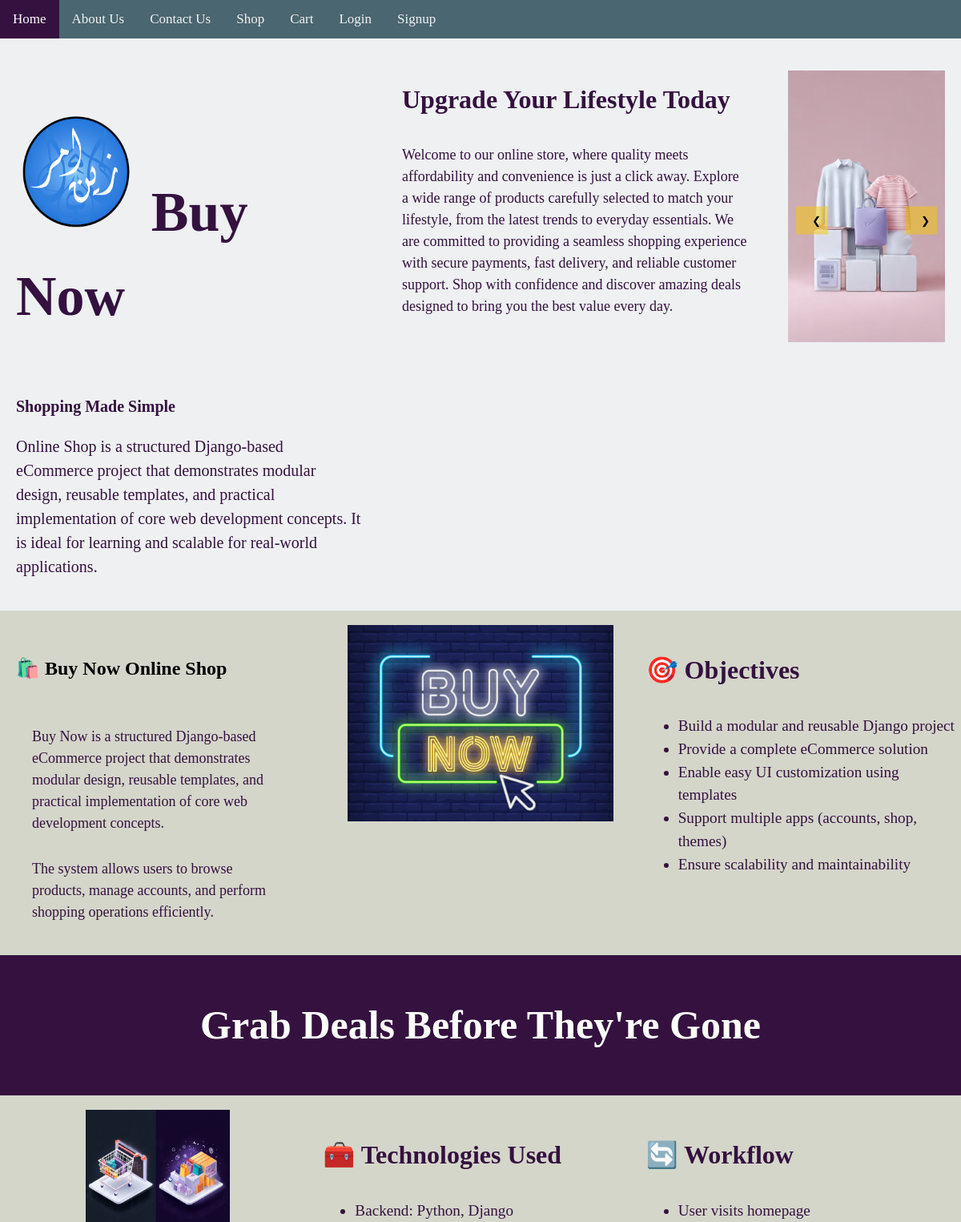
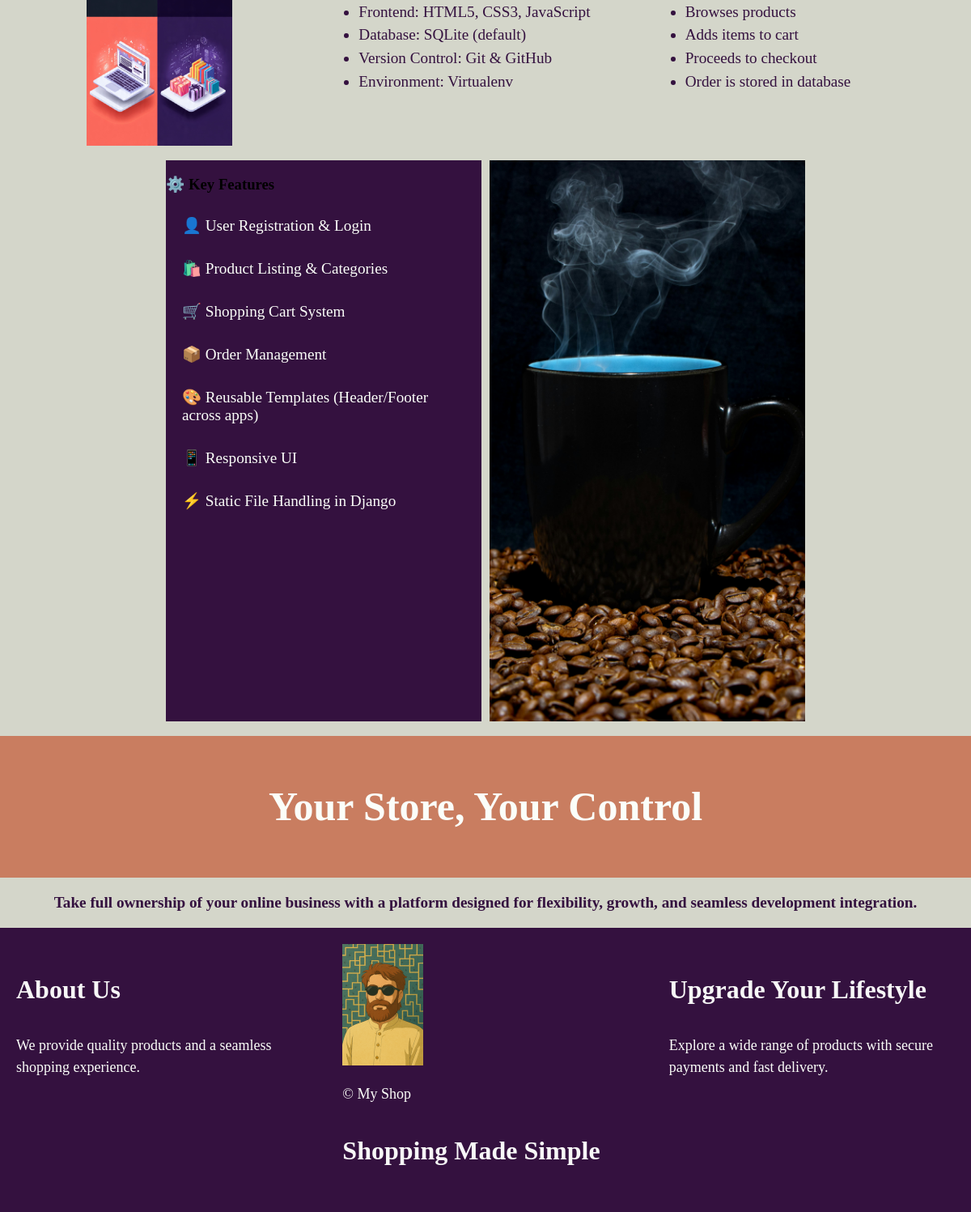
The page / on the database its author committed (2 pictures, top to bottom).
### themeOne/models.py (models this page shows, shortened)
class Page(models.Model):
    GRID_CHOICES = (
        ('col-1', '1 Column'),
        ('col-2', '2 Columns'),
        ('col-3', '3 Columns'),
        ('col-4', '4 Columns'),
    )
    title = models.CharField(max_length=200)
    slug = models.SlugField(unique=True)
    grid_layout = models.CharField(
        max_length=10,
        choices=GRID_CHOICES,
        default='2col'
    )
    content1 = models.TextField(blank=True)
    content2 = models.TextField(blank=True)
    content3 = models.TextField(blank=True)
    content4 = models.TextField(blank=True)
    content5 = models.TextField(blank=True)
    content6 = models.TextField(blank=True)
    content7 = models.TextField(blank=True)
    content8 = models.TextField(blank=True)
    image1 = models.ImageField(upload_to='pages/', blank=True, null=True)
    image2 = models.ImageField(upload_to='pages/', blank=True, null=True)
    image3 = models.ImageField(upload_to='pages/', blank=True, null=True)
    image4 = models.ImageField(upload_to='pages/', blank=True, null=True)
    content9 = models.TextField(blank=True)
    content10 = models.TextField(blank=True)
    content11 = models.TextField(blank=True)
    content12 = models.TextField(blank=True)
    content13 = models.TextField(blank=True)
    content14 = models.TextField(blank=True)
    content15 = models.TextField(blank=True)
    content16 = models.TextField(blank=True)
    content17 = models.TextField(blank=True)
    content18 = models.TextField(blank=True)
    content19 = models.TextField(blank=True)
    content20 = models.TextField(blank=True)
    content21 = models.TextField(blank=True)
    content22 = models.TextField(blank=True)
    content23 = models.TextField(blank=True)
    content24 = models.TextField(blank=True)
    content25 = models.TextField(blank=True)
    content26 = models.TextField(blank=True)
    content27 = models.TextField(blank=True)
    content28 = models.TextField(blank=True)
    content29 = models.TextField(blank=True)
    content30 = models.TextField(blank=True)
    content31 = models.TextField(blank=True)
    content32 = models.TextField(blank=True)
    GRID_CHOICES2 = (
        ('col-1', '1 Column'),
        ('col-2', '2 Columns'),
        ('col-3', '3 Columns'),
        ('col-4', '4 Columns'),
    )
    css_file = models.CharField(max_length=255, blank=True)
    created_at = models.DateTimeField(auto_now_add=True)

### themeOne/views.py (the view)
# urls.py: path('', views.page_detail, {'slug': 'home'}, name='home'),
def page_detail(request, slug):
    page = get_object_or_404(Page, slug=slug)  # is_published=True hata diya
    all_pages = Page.objects.all()  # ye theek hai
    return render(request, 'themeOne/home.html', {
        'page': page,
        'all_pages': all_pages,
    })

### themeOne/templates/themeOne/home.html (shortened to what this page needs)
{% extends "shop/base.html" %}
{% block content %}
{% load static %}
<br>
<head>
    {% load page_extras %}
    {% if page.css_file %}
        <link rel="stylesheet" href="{% static page.css_file %}">
    {% endif %}
</head>
<body>
<div class="row-9 content-grid  {{ page.grid_layout }}">
    <div class="grid-item text-1">
        <h2>  {% if page.content1 %}
        {{ page.content1 }} </h2>
       <br>
    <p class="para-2"> {% if page.content2 %}
    {{ page.content2 }}  </p>
    <p class="para-2">  {% if page.content3 %}
   {{ page.content3 }} </p>
    </div>
{% endif %}
    <div class="grid-item">
        {% if page.image1 %}
        <img src="{{ page.image1.url }}">
    {% endif %}
</div>
        <div class="grid-item">
            <h3 class="heading-3">  {{ page.content4 }}  </h3>
    <ul>
    <li>  {{ page.content5 }} </li>
    <li> {{ page.content6 }} </li>
    <li> {{ page.content7 }} </li>
    <li> {{ page.content8 }}</li>
    <li> {{ page.content9 }}</li>
    </ul>
        </div>
    </div>
<div class="row-1 content-grid  {{ page.grid_layout }}">
    <div class="grid-item bg-1">
        <h3 class="heading-6">  {{ page.content10 }}  </h3>
    </div>  </div>
<br>
    <div class="row-3 content-grid  {{ page.grid_layout }}">
        <div class="grid-item">
                {% if page.image2 %}
                <img src="{{ page.image4.url }}">
            {% endif %}
            </div>
            <div class="grid-item">
                <h3 class="heading-3">   {{ page.content11 }}   </h3>
                <ul>
                  <li> {{ page.content12 }} </li>
                  <li> {{ page.content13 }} </li>
                  <li> {{ page.content14 }}</li>
                  <li> {{ page.content15 }}</li>
                  <li> {{ page.content16 }}</li>
                 </ul>
            </div>
            <div class="grid-item">
                <h3 class="heading-3">   {{ page.content17 }}   </h3>
                <ul>
                  <li> {{ page.content18 }} </li>
                  <li> {{ page.content19 }} </li>
                  <li> {{ page.content20 }}</li>
                  <li> {{ page.content21 }}</li>
                  <li> {{ page.content22 }}</li>
                 </ul>
                    </div>
        </div>
    <div class="row-7 content-grid  {{ page.grid_layout }}">
        <div class="grid-item">  </div>
            <div class="grid-item bg-x1">
                <h3 class="heading-7">   {{ page.content23 }}   </h3>
                  <p class="text-2"> {{ page.content24 }} </p>
                  <p class="text-2"> {{ page.content25 }} </p>
                  <p class="text-2"> {{ page.content26 }} </p>
                  <p class="text-2"> {{ page.content27 }} </p>
                  <p class="text-2"> {{ page.content28 }} </p>
                  <p class="text-2"> {{ page.content29 }} </p>
                  <p class="text-2"> {{ page.content30 }} </p>
                    </div>
                    <div class="grid-item">
                        <div class="grid-item">
                            {% if page.image3 %}
                            <img src="{{ page.image3.url }}">
                        {% endif %}
                        </div>
                    </div>
                    <div class="grid-item">  </div>
        </div>
    <div class="row-1 content-grid  {{ page.grid_layout }}">
        <div class="grid-item bg-x3">
            <h3 class="heading-6">  {{ page.content31 }}  </h3>
        </div>  </div>
        <div class="row-1 content-grid  {{ page.grid_layout }}">
            <div class="grid-item">
                <h3 class="text-3">  {{ page.content32 }}  </h3>
            </div>  </div>
{% endif %}
        {% endif %}
{% endblock %}

### static/css/home.css (style rules this page uses)
body { background-color:#D4D6CA ; font-family: Georgia, 'Times New Roman', Times, serif; padding: 0px; margin: 0px; }
.bg-x1 { background-color:#34113F ; }
.bg-x3 { background-color: #C97D60; }
.content-grid { display: grid; gap: 10px; }
.row-1, .row-2, .row-3, .row-4 { display: grid; }
@media screen and (min-width: 768px) { .row-1 { grid-template-columns: 1fr; } }
@media screen and (min-width: 768px) { .row-3 { grid-template-columns: 1fr 1fr 1fr; } }
@media screen and (min-width: 768px) { .row-7 { grid-template-columns: 1fr 2fr 2fr 1fr; } }
@media screen and (min-width: 768px) { .row-9 { grid-template-columns: 1fr 1fr 1fr ; } }
.grid-item img { max-width: 100%; height: auto; display: block; margin: 0 auto; }
.bg-1 { background-color: #34113F; }
.heading-3 { color:#34113F; font-family: Georgia, 'Times New Roman', Times, serif; font-size: xx-large; line-height: 1.5; }
.heading-6 { color: #FBFEF9; font-family: Georgia, 'Times New Roman', Times, serif; font-size: 50px; line-height: 1.5; text-align: center; }
.para-2 { color:#34113F; font-family: Georgia, 'Times New Roman', Times, serif; font-size: large; line-height: 1.5; padding: 10px; margin: 10px; }
.text-1 { margin: 10px; padding: 10px; }
.text-2 { color: #FBFEF9; font-family: 'Times New Roman', Times, serif; font-size: larger; margin: 10px; padding: 10px; }
.text-3 { color: #34113F; font-family: 'Times New Roman', Times, serif; font-size: larger; text-align: center; margin: 10px; padding: 10px; }
li { font-family: 'Times New Roman', Times, serif; color: #34113F; font-size: larger; line-height: 1.5; padding: 0px; margin: 0px; }

### rows shown on the page
Page: content1 "🛍️ Buy Now Online Shop", content2 "Buy Now is a structured Django-based eCommerce project that demonstrates modular design, reusable templates, and practical implementation of core web development concepts.", content3 "The system allows users to browse products, manage accounts, and perform shopping operations efficiently.", image1 (picture), content4 "🎯 Objectives", content5 "Build a modular and reusable Django project", content6 "Provide a complete eCommerce solution", content7 "Enable easy UI customization using templates", content8 "Support multiple apps (accounts, shop, themes)", content9 "Ensure scalability and maintainability", content10 "Grab Deals Before They're Gone", image4 (picture), content11 "🧰 Technologies Used", content12 "Backend: Python, Django", content13 "Frontend: HTML5, CSS3, JavaScript", content14 "Database: SQLite (default)", content15 "Version Control: Git & GitHub", content16 "Environment: Virtualenv", content17 "🔄 Workflow", content18 "User visits homepage", content19 "Browses products", content20 "Adds items to cart", content21 "Proceeds to checkout", content22 "Order is stored in database", content23 "⚙️ Key Features", content24 "👤 User Registration & Login", content25 "🛍️ Product Listing & Categories", content26 "🛒 Shopping Cart System", content27 "📦 Order Management", content28 "🎨 Reusable Templates (Header/Footer across apps)", content29 "📱 Responsive UI", content30 "⚡ Static File Handling in Django", image3 (picture), content31 "Your Store, Your Control", content32 "Take full ownership of your online business with a platform designed for flexibility, growth, and seamless development integration."
